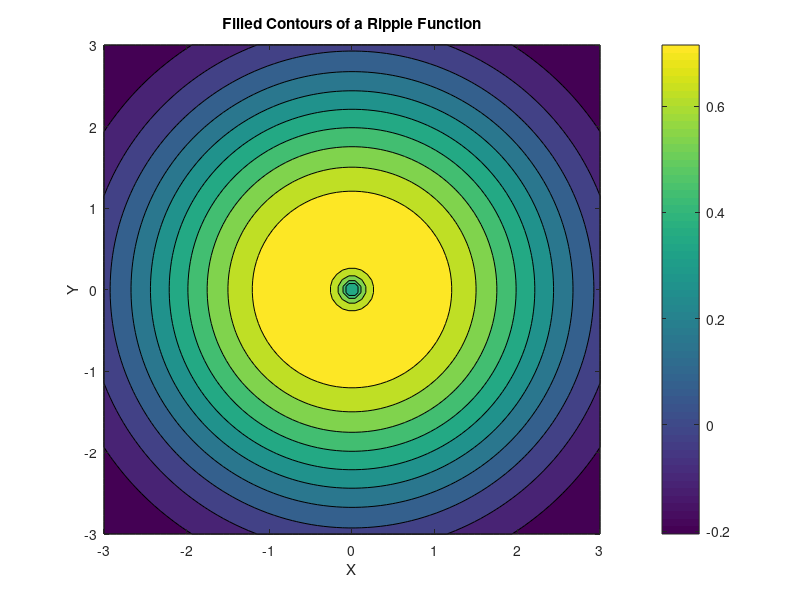

MATLAB code to generate this figure:
% contourf - Filled contour plot
% Demonstrates filled contours of a ring-shaped function

x = linspace(-3, 3, 80);
y = linspace(-3, 3, 80);
[X, Y] = meshgrid(x, y);
R = sqrt(X.^2 + Y.^2);
Z = sin(R) ./ (R + 0.1);

figure;
contourf(X, Y, Z);
title('Filled Contours of a Ripple Function');
xlabel('X');
ylabel('Y');
colorbar;
